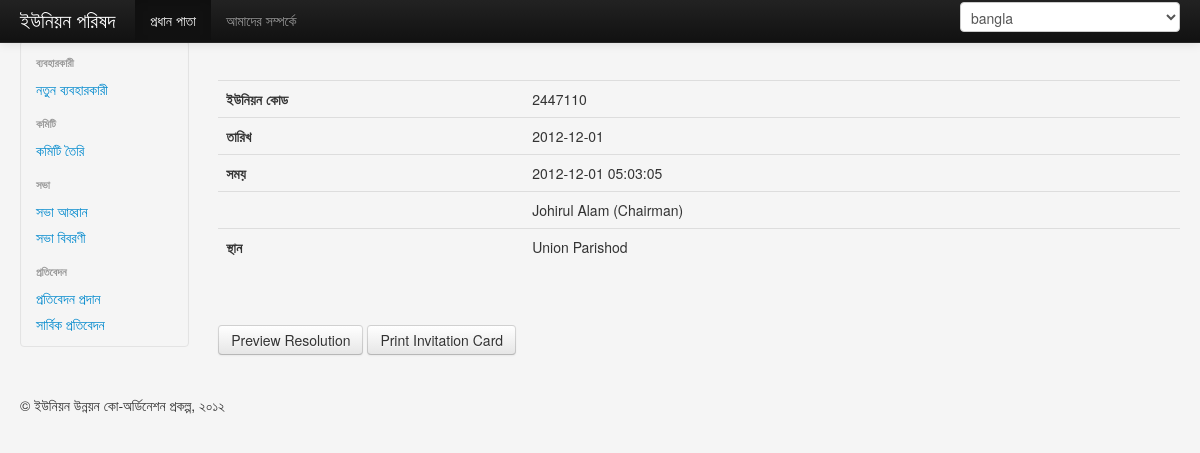
Screenshot of /index.php/meeting/view/1 with the database file from the repository.
### tables this page shows
CREATE TABLE IF NOT EXISTS `meeting` (
  `meeting_id` int(11) NOT NULL AUTO_INCREMENT,
  `union_code` int(11) NOT NULL,
  `date` date DEFAULT NULL,
  `time` timestamp NULL DEFAULT NULL,
  `president_id` int(11) DEFAULT NULL,
  `place` text,
  PRIMARY KEY (`meeting_id`)
);

CREATE TABLE IF NOT EXISTS `user` (
  `user_id` int(11) NOT NULL AUTO_INCREMENT,
  `name` text,
  `role` text,
  `designation` text NOT NULL,
  `password` text,
  `email` text NOT NULL,
  `mobile_number` text NOT NULL,
  PRIMARY KEY (`user_id`)
);

### application/libraries/Bootstrap.php (called while the page is built, shortened)
<?php
class Bootstrap {
    private $ci;
    function __construct() {
        $this->ci = & get_instance();;
    }
    function viewLoader($viewFile='', $data= array(), $headerData = array() ) {
        if( empty($headerData) ){
            $headerData = array('title' => 'Coordination Power');
        }
        $this->ci->load->view('bootstrap/header', $headerData );
        $this->ci->load->view('bootstrap/sidebar');
        $this->ci->load->view($viewFile, $data);
        $this->ci->load->view('bootstrap/footer');
    }
}

### application/controllers/meeting.php (called while the page is built, shortened)
<?php if ( ! defined('BASEPATH')) exit('No direct script access allowed');
class Meeting extends MY_Controller {
    function view($meetingId = null) {
        if (is_numeric($meetingId)) {
            $meeting = $this->Meeting_model->getInfo($meetingId);
            $president = $this->User_model->getUserDetailsByUserId($meeting->president_id);
            $reportsAvailable = true;
            $this->bootstrap->viewLoader('meeting/details', array('meeting' => $meeting, 'president' => $president, 'reportsAvailable' => $reportsAvailable));
        } else {
            $meetings = $this->Meeting_model->get(0, 100);
            $this->bootstrap->viewLoader(
                    'meeting/view', array('meetings' => $meetings)
            );
        }
    }
}

### index.php (called while the page is built, shortened)
<?php
require_once BASEPATH.'core/CodeIgniter.php';

### application/models/meeting_model.php (called while the page is built, shortened)
<?php
class Meeting_model extends CI_Model {
    function getInfo($meetingId) {
        $results = $this->db->get_where(TABLE_MEETING, array('meeting_id' => $meetingId))->result();
        return $results[0];
    }
}
?>

### application/models/user_model.php (called while the page is built, shortened)
<?php
class User_model extends CI_Model {
    function getUserDetailsByUserId($userId) {
        $array = $this->db->get_where(TABLE_USER, array('user_id' => $userId))->result();
        if (empty($array))
            return null;
        else
            return $array[0];
    }
}
?>

### application/views/meeting/details.php (the view)
<div class="span10">
    <div class="row-fluid">
        <br />
        <br />
        <table class="table">
            <tr>
                <td > <strong><?php echo lang('up_code'); ?></strong></td>
                <td > <?php echo $meeting->union_code; ?> </td>
            </tr><tr>
                <td > <strong><?php echo lang('date'); ?></strong></td>
                <td > <?php echo $meeting->date; ?> </td>
            </tr><tr>
                <td > <strong><?php echo lang('time'); ?></strong></td>
                <td > <?php echo $meeting->time; ?> </td>
            </tr><tr>
                <td > <strong><?php echo lang('president'); ?></strong></td>
                <td > <?php echo $president->name . ' (' . $president->designation . ')'; ?> </td>
            </tr><tr>
                <td > <strong><?php echo lang('place'); ?></strong></td>
                <td > <?php echo $meeting->place; ?> </td>
            </tr>
        </table>
        <br/>
        <br/>
        <?php
        if ($reportsAvailable) {
            echo '<a class="btn" href="' . site_url('meeting/report/'.$meeting->meeting_id) . '"> Preview Resolution </a>';
        } else {
            echo '<a class="btn" href="' . site_url('report/create') . '"> Create Resolution </a>';
        }
        ?>
        <a class="btn" href="<?php echo site_url('meeting/print_card/'.$meeting->meeting_id); ?>"> Print Invitation Card</a>
        <br/>
        <br/>
        <br/>
    </div>
</div>

### assets/css/style.css (style rules this page uses)
body { padding-top: 40px; padding-bottom: 40px; background-color: #f5f5f5; }

### application/views/bootstrap/header.php (style rules this page uses)
body { padding-top: 60px; padding-bottom: 40px; }

### rows the page displays
meeting: union_code "2447110", date "2012-12-01", time "2012-12-01 05:03:05", place "Union Parishod"
user: name "Johirul Alam", designation "Chairman"

### other values shown
lang('app_title') "ইউনিয়ন পরিষদ"
lang('menu_home') "প্রধান পাতা"
lang('menu_about') "আমাদের সম্পর্কে"
lang('menu_user_head') "ব্যবহারকারী"
lang('menu_user_new') "নতুন ব্যবহারকারী"
lang('menu_committee_head') "কমিটি"
lang('menu_committee_new') "কমিটি তৈরি"
lang('menu_meeting_head') "সভা"
lang('menu_meeting_new') "সভা আহ্বান"
lang('menu_report_head') "প্রতিবেদন"
lang('menu_report_all') "সার্বিক প্রতিবেদন"
lang('up_code') "ইউনিয়ন কোড"
lang('date') "তারিখ"
lang('time') "সময়"
lang('place') "স্থান"
